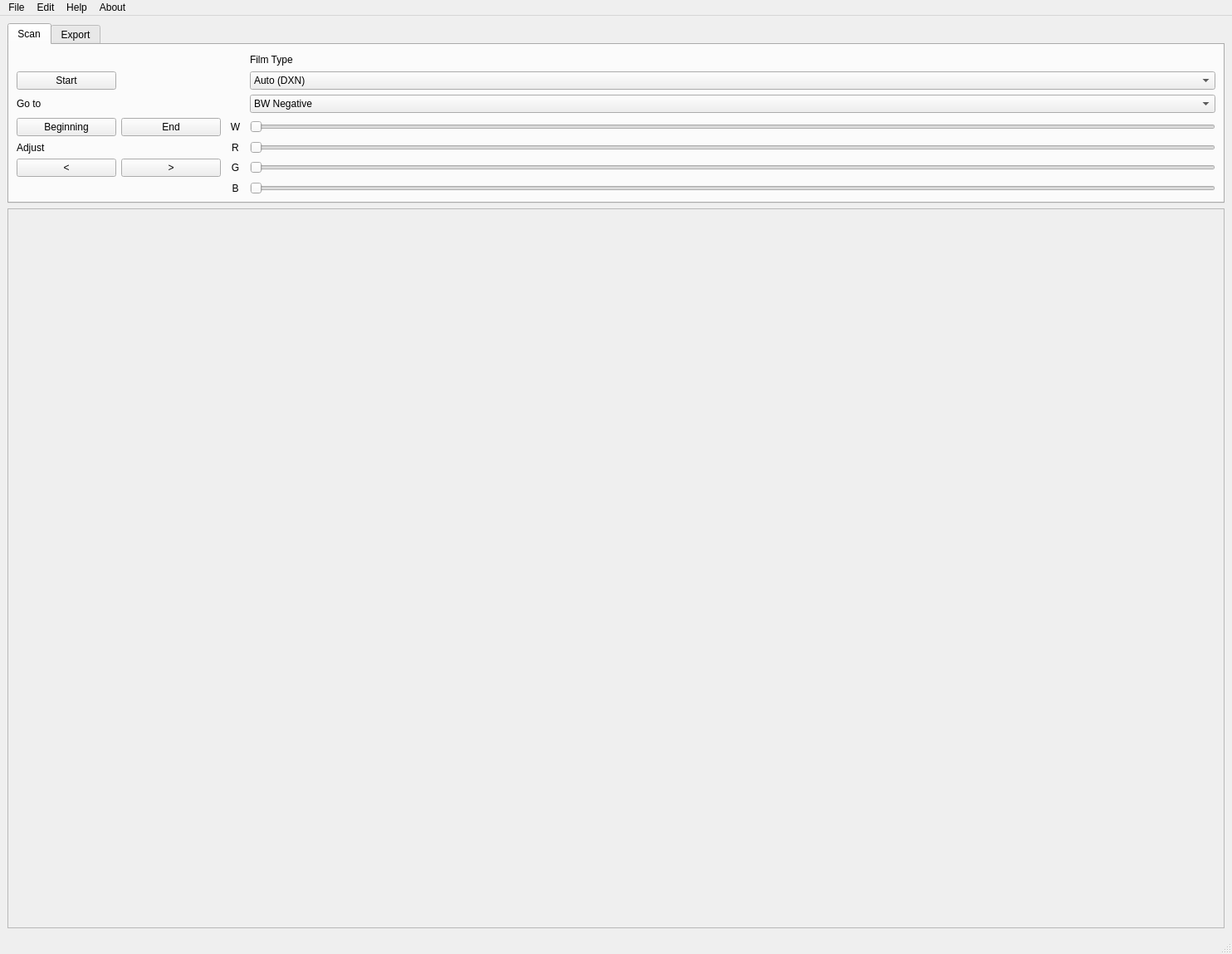
<?xml version="1.0" encoding="UTF-8"?>
<ui version="4.0">
 <class>MainWindow</class>
 <widget class="QMainWindow" name="MainWindow">
  <property name="geometry">
   <rect>
    <x>0</x>
    <y>0</y>
    <width>1484</width>
    <height>1149</height>
   </rect>
  </property>
  <property name="windowTitle">
   <string>Korova</string>
  </property>
  <widget class="QWidget" name="centralwidget">
   <property name="sizePolicy">
    <sizepolicy hsizetype="Preferred" vsizetype="Preferred">
     <horstretch>0</horstretch>
     <verstretch>0</verstretch>
    </sizepolicy>
   </property>
   <layout class="QGridLayout" name="gridLayout_5" rowstretch="1,4">
    <item row="1" column="0">
     <widget class="QScrollArea" name="scrollArea">
      <property name="widgetResizable">
       <bool>true</bool>
      </property>
      <widget class="QWidget" name="scrollAreaWidgetContents">
       <property name="geometry">
        <rect>
         <x>0</x>
         <y>0</y>
         <width>1458</width>
         <height>743</height>
        </rect>
       </property>
      </widget>
     </widget>
    </item>
    <item row="0" column="0">
     <widget class="QTabWidget" name="tabWidget">
      <property name="currentIndex">
       <number>0</number>
      </property>
      <widget class="QWidget" name="scanTab">
       <attribute name="title">
        <string>Scan</string>
       </attribute>
       <layout class="QGridLayout" name="gridLayout_3">
        <item row="0" column="0">
         <layout class="QVBoxLayout" name="verticalLayout">
          <item>
           <layout class="QGridLayout" name="gridLayout" columnstretch="5,5,1,50">
            <item row="3" column="0">
             <widget class="QPushButton" name="gotoBeginningButton">
              <property name="minimumSize">
               <size>
                <width>120</width>
                <height>0</height>
               </size>
              </property>
              <property name="text">
               <string>Beginning</string>
              </property>
             </widget>
            </item>
            <item row="7" column="3">
             <widget class="QSlider" name="bAdjustSlider">
              <property name="orientation">
               <enum>Qt::Orientation::Horizontal</enum>
              </property>
             </widget>
            </item>
            <item row="6" column="3">
             <widget class="QSlider" name="gAdjustSlider">
              <property name="orientation">
               <enum>Qt::Orientation::Horizontal</enum>
              </property>
             </widget>
            </item>
            <item row="1" column="3">
             <widget class="QComboBox" name="filmTypeComboBox">
              <item>
               <property name="text">
                <string>Auto (DXN)</string>
               </property>
              </item>
              <item>
               <property name="text">
                <string>Custom</string>
               </property>
              </item>
              <item>
               <property name="text">
                <string>Ilford FP4+</string>
               </property>
              </item>
              <item>
               <property name="text">
                <string>Ilford HP5+</string>
               </property>
              </item>
              <item>
               <property name="text">
                <string>Ilford Delta Pro 100</string>
               </property>
              </item>
              <item>
               <property name="text">
                <string>Ilford Delta Pro 400</string>
               </property>
              </item>
              <item>
               <property name="text">
                <string>Ilford Pan F+</string>
               </property>
              </item>
              <item>
               <property name="text">
                <string>Kodak Portra 160</string>
               </property>
              </item>
              <item>
               <property name="text">
                <string>Kodak Portra 400</string>
               </property>
              </item>
              <item>
               <property name="text">
                <string>Kodak Portra 800</string>
               </property>
              </item>
              <item>
               <property name="text">
                <string>Kodak Gold 200</string>
               </property>
              </item>
              <item>
               <property name="text">
                <string>Kodak Ektar 100</string>
               </property>
              </item>
             </widget>
            </item>
            <item row="5" column="3">
             <widget class="QSlider" name="rAdjustSlider">
              <property name="orientation">
               <enum>Qt::Orientation::Horizontal</enum>
              </property>
             </widget>
            </item>
            <item row="6" column="0">
             <widget class="QPushButton" name="moveLeftButton">
              <property name="text">
               <string>&lt;</string>
              </property>
             </widget>
            </item>
            <item row="0" column="3">
             <widget class="QLabel" name="label_10">
              <property name="text">
               <string>Film Type</string>
              </property>
             </widget>
            </item>
            <item row="1" column="0">
             <widget class="QPushButton" name="startStopPushButton">
              <property name="minimumSize">
               <size>
                <width>120</width>
                <height>0</height>
               </size>
              </property>
              <property name="text">
               <string>Start</string>
              </property>
             </widget>
            </item>
            <item row="2" column="0">
             <widget class="QLabel" name="label_3">
              <property name="text">
               <string>Go to</string>
              </property>
             </widget>
            </item>
            <item row="2" column="3">
             <widget class="QComboBox" name="filmColourComboBox">
              <item>
               <property name="text">
                <string>BW Negative</string>
               </property>
              </item>
              <item>
               <property name="text">
                <string>Colour Negative</string>
               </property>
              </item>
              <item>
               <property name="text">
                <string>BW Positive</string>
               </property>
              </item>
              <item>
               <property name="text">
                <string>Colour Positive</string>
               </property>
              </item>
             </widget>
            </item>
            <item row="3" column="1">
             <widget class="QPushButton" name="gotoEndButton">
              <property name="minimumSize">
               <size>
                <width>120</width>
                <height>0</height>
               </size>
              </property>
              <property name="text">
               <string>End</string>
              </property>
             </widget>
            </item>
            <item row="3" column="3">
             <widget class="QSlider" name="wAdjustSlider">
              <property name="orientation">
               <enum>Qt::Orientation::Horizontal</enum>
              </property>
             </widget>
            </item>
            <item row="5" column="0">
             <widget class="QLabel" name="label_4">
              <property name="text">
               <string>Adjust</string>
              </property>
             </widget>
            </item>
            <item row="6" column="1">
             <widget class="QPushButton" name="moveRightButton">
              <property name="text">
               <string>&gt;</string>
              </property>
             </widget>
            </item>
            <item row="3" column="2">
             <widget class="QLabel" name="label_5">
              <property name="text">
               <string>W</string>
              </property>
              <property name="alignment">
               <set>Qt::AlignmentFlag::AlignCenter</set>
              </property>
             </widget>
            </item>
            <item row="5" column="2">
             <widget class="QLabel" name="label_11">
              <property name="text">
               <string>R</string>
              </property>
              <property name="alignment">
               <set>Qt::AlignmentFlag::AlignCenter</set>
              </property>
             </widget>
            </item>
            <item row="6" column="2">
             <widget class="QLabel" name="label_12">
              <property name="text">
               <string>G</string>
              </property>
              <property name="alignment">
               <set>Qt::AlignmentFlag::AlignCenter</set>
              </property>
             </widget>
            </item>
            <item row="7" column="2">
             <widget class="QLabel" name="label_13">
              <property name="text">
               <string>B</string>
              </property>
              <property name="alignment">
               <set>Qt::AlignmentFlag::AlignCenter</set>
              </property>
             </widget>
            </item>
           </layout>
          </item>
         </layout>
        </item>
       </layout>
      </widget>
      <widget class="QWidget" name="exportTab">
       <attribute name="title">
        <string>Export</string>
       </attribute>
       <layout class="QGridLayout" name="gridLayout_4">
        <item row="2" column="0">
         <widget class="QLabel" name="label_8">
          <property name="text">
           <string>Format</string>
          </property>
         </widget>
        </item>
        <item row="1" column="3">
         <spacer name="horizontalSpacer_3">
          <property name="orientation">
           <enum>Qt::Orientation::Horizontal</enum>
          </property>
          <property name="sizeHint" stdset="0">
           <size>
            <width>40</width>
            <height>20</height>
           </size>
          </property>
         </spacer>
        </item>
        <item row="0" column="2">
         <widget class="QLineEdit" name="folderNameLineEdit"/>
        </item>
        <item row="0" column="0">
         <widget class="QLabel" name="label_6">
          <property name="text">
           <string>Folder Name</string>
          </property>
         </widget>
        </item>
        <item row="1" column="0">
         <widget class="QLabel" name="label_7">
          <property name="text">
           <string>Include:</string>
          </property>
         </widget>
        </item>
        <item row="5" column="0">
         <spacer name="verticalSpacer">
          <property name="orientation">
           <enum>Qt::Orientation::Vertical</enum>
          </property>
          <property name="sizeHint" stdset="0">
           <size>
            <width>20</width>
            <height>40</height>
           </size>
          </property>
         </spacer>
        </item>
        <item row="3" column="2">
         <widget class="QComboBox" name="fileResComboBox">
          <item>
           <property name="text">
            <string>4064DPI | 5760 x 3840 | 22MP</string>
           </property>
          </item>
          <item>
           <property name="text">
            <string>2032DPI | 2880 x 1920 | 5.5MP</string>
           </property>
          </item>
          <item>
           <property name="text">
            <string>1016DPI | 1440x960 | 1.3MP</string>
           </property>
          </item>
         </widget>
        </item>
        <item row="2" column="2">
         <widget class="QComboBox" name="fileFormatComboBox">
          <property name="editable">
           <bool>false</bool>
          </property>
          <property name="currentText">
           <string>tiff</string>
          </property>
          <property name="placeholderText">
           <string/>
          </property>
          <item>
           <property name="text">
            <string>tiff</string>
           </property>
          </item>
          <item>
           <property name="text">
            <string>bayer (raw)</string>
           </property>
          </item>
          <item>
           <property name="text">
            <string>jpeg</string>
           </property>
          </item>
          <item>
           <property name="text">
            <string>png</string>
           </property>
          </item>
         </widget>
        </item>
        <item row="3" column="0">
         <widget class="QLabel" name="label_9">
          <property name="text">
           <string>Resolution</string>
          </property>
         </widget>
        </item>
        <item row="4" column="0">
         <widget class="QPushButton" name="fileExportPushButton">
          <property name="text">
           <string>Export</string>
          </property>
         </widget>
        </item>
        <item row="1" column="2">
         <layout class="QHBoxLayout" name="horizontalLayout">
          <item>
           <widget class="QCheckBox" name="datetimeCheckBox">
            <property name="text">
             <string>Datetime</string>
            </property>
           </widget>
          </item>
          <item>
           <widget class="QLabel" name="folderNameLabel">
            <property name="text">
             <string/>
            </property>
           </widget>
          </item>
         </layout>
        </item>
       </layout>
      </widget>
     </widget>
    </item>
   </layout>
  </widget>
  <widget class="QMenuBar" name="menubar">
   <property name="geometry">
    <rect>
     <x>0</x>
     <y>0</y>
     <width>1484</width>
     <height>24</height>
    </rect>
   </property>
   <widget class="QMenu" name="menuFile">
    <property name="title">
     <string>File</string>
    </property>
    <addaction name="actionNew"/>
    <addaction name="actionOpen"/>
    <addaction name="actionSave"/>
    <addaction name="actionSaveAs"/>
    <addaction name="separator"/>
    <addaction name="actionExit"/>
   </widget>
   <widget class="QMenu" name="menuHelp">
    <property name="title">
     <string>Help</string>
    </property>
    <addaction name="actionCalibration"/>
    <addaction name="actionHelp"/>
    <addaction name="actionAbout"/>
   </widget>
   <widget class="QMenu" name="menuEdit">
    <property name="title">
     <string>Edit</string>
    </property>
    <addaction name="actionPreferences_2"/>
   </widget>
   <widget class="QMenu" name="menuAbout">
    <property name="title">
     <string>About</string>
    </property>
    <addaction name="actionKorova"/>
    <addaction name="actionSoke_Eng"/>
   </widget>
   <addaction name="menuFile"/>
   <addaction name="menuEdit"/>
   <addaction name="menuHelp"/>
   <addaction name="menuAbout"/>
  </widget>
  <widget class="QStatusBar" name="statusbar"/>
  <action name="actionSomething">
   <property name="text">
    <string>Something</string>
   </property>
  </action>
  <action name="actionPreferences">
   <property name="text">
    <string>Preferences</string>
   </property>
  </action>
  <action name="actionPreferences_2">
   <property name="text">
    <string>Preferences</string>
   </property>
  </action>
  <action name="actionKorova">
   <property name="text">
    <string>Korova</string>
   </property>
  </action>
  <action name="actionSoke_Eng">
   <property name="text">
    <string>Soke Engineering</string>
   </property>
  </action>
  <action name="actionNew">
   <property name="text">
    <string>New</string>
   </property>
   <property name="shortcut">
    <string>Ctrl+N</string>
   </property>
  </action>
  <action name="actionOpen">
   <property name="text">
    <string>Open</string>
   </property>
   <property name="shortcut">
    <string>Ctrl+O</string>
   </property>
  </action>
  <action name="actionSave">
   <property name="text">
    <string>Save</string>
   </property>
   <property name="shortcut">
    <string>Ctrl+S</string>
   </property>
  </action>
  <action name="actionSaveAs">
   <property name="text">
    <string>Save As...</string>
   </property>
   <property name="shortcut">
    <string>Ctrl+Shift+S</string>
   </property>
  </action>
  <action name="actionExit">
   <property name="text">
    <string>Exit</string>
   </property>
   <property name="shortcut">
    <string>Ctrl+Q</string>
   </property>
  </action>
  <action name="actionHelp">
   <property name="text">
    <string>Help</string>
   </property>
   <property name="shortcut">
    <string>F1</string>
   </property>
  </action>
  <action name="actionAbout">
   <property name="text">
    <string>About Korova</string>
   </property>
  </action>
  <action name="actionCalibration">
   <property name="text">
    <string>Calibration</string>
   </property>
   <property name="shortcut">
    <string>Ctrl+C</string>
   </property>
  </action>
 </widget>
 <resources/>
 <connections/>
</ui>
